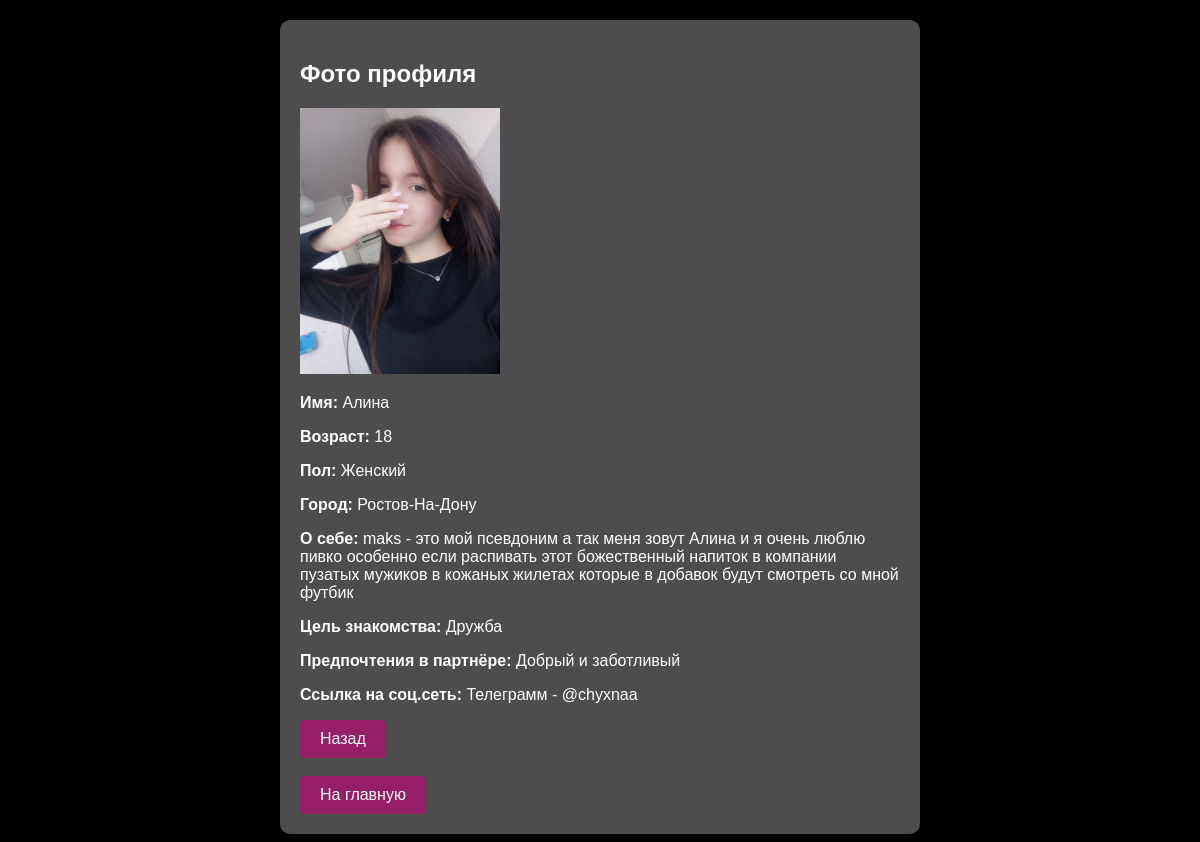
The app's page /profile/2/ with its own data.
### blog/models.py (models this page shows, shortened)
class Profile(models.Model):
    age = models.PositiveIntegerField(default=18,validators = [MaxValueValidator(100),MinValueValidator(18)])
    sity = models.ForeignKey(Sity, on_delete=models.CASCADE, blank=True, null=True, related_name='residents')
    about_me = models.TextField(blank=True, null=True)
    gender = models.ForeignKey(Gender, on_delete=models.CASCADE, blank=True, null=True, related_name='gena')
    user = models.OneToOneField(User, on_delete=models.CASCADE, related_name='profile')
    image = models.ImageField(upload_to='profile_images/', blank=True, null=True)
    the_purpose_of_dating = models.ForeignKey(The_purpose_of_dating, on_delete=models.CASCADE, blank=True, null=True, related_name='zel')
    preferences = models.TextField(blank=True, null=True)
    message = models.CharField(max_length=200, default="Не указано")

class Gender(models.Model):
    title = models.CharField(max_length=20)
    def __str__(self):
        return self.title

class Sity(models.Model):
    title = models.CharField(max_length=100)
    def __str__(self):
        return self.title

class The_purpose_of_dating(models.Model):
    title = models.CharField(max_length=50)
    def __str__(self):
        return self.title

### blog/views.py (the view)
# urls.py: path('profile/<int:user_id>/', views.user_profile, name='user_profile'),
def user_profile(request, user_id):
    user = get_object_or_404(Profile, id = user_id )
    return render(request, 'user_profile.html', {'user':user})

### blog/templates/user_profile.html (shortened to what this page needs)
{% extends "base.html" %}
{% block content %}
<div class="profile">
    <h2>Фото профиля</h2>
    {% if user.image %}
        <img src="{{ user.image.url }}" alt="Фото профиля" style="max-width: 200px;">
    {% else %}
        <p>Фото профиля отсутствует.</p>
    {% endif %}
    <p><strong>Имя: </strong>{{ user.user }}</p>
    <p><strong>Возраст: </strong>{{ user.age }}</p>
    <p><strong>Пол: </strong>{{ user.gender }}</p>
    <p><strong>Город: </strong>{{ user.sity }}</p>
    <p><strong>О себе: </strong>{{ user.about_me }}</p>
    <p><strong>Цель знакомства: </strong>{{ user.the_purpose_of_dating }}</p>
    <p><strong>Предпочтения в партнёре: </strong>{{ user.preferences }}</p>
    <p><strong>Ссылка на соц.сеть: </strong>{{ user.message }}</p>
    <form method="post" action="{% url 'user_list' %}">
        <button type="submit">Назад</button>
    </form><br>
    <form method="post" action="{% url 'home' %}">
        <button type="submit">На главную</button>
    </form>
</div>
{% endblock %}

### blog/templates/base.html (style rules this page uses)
body { font-family: Arial, sans-serif; background-color: #000000; color: #333; margin: 0; padding: 0; }
.profile { background-color: #4d4d4d; color: #fff; padding: 20px; border-radius: 10px; box-shadow: 0 0 10px rgba(0, 0, 0, 0.1); max-width: 600px; margin: 0 auto; }
button { background-color: #951f66; color: #fff; border: none; padding: 10px 20px; font-size: 16px; cursor: pointer; border-radius: 5px; transition: background 0.3s ease; }

### records on screen
Profile: image (picture), user "Алина", age "18", gender "Женский", sity "Ростов-На-Дону", about_me "maks - это мой псевдоним а так меня зовут Алина и я очень люблю пивко особенно если распивать этот божественный напиток в компании пузатых мужиков в кожаных жилетах которые в добавок будут смотреть со мной футбик", the_purpose_of_dating "Дружба", preferences "Добрый и заботливый", message "Телеграмм - @chyxnaa"
